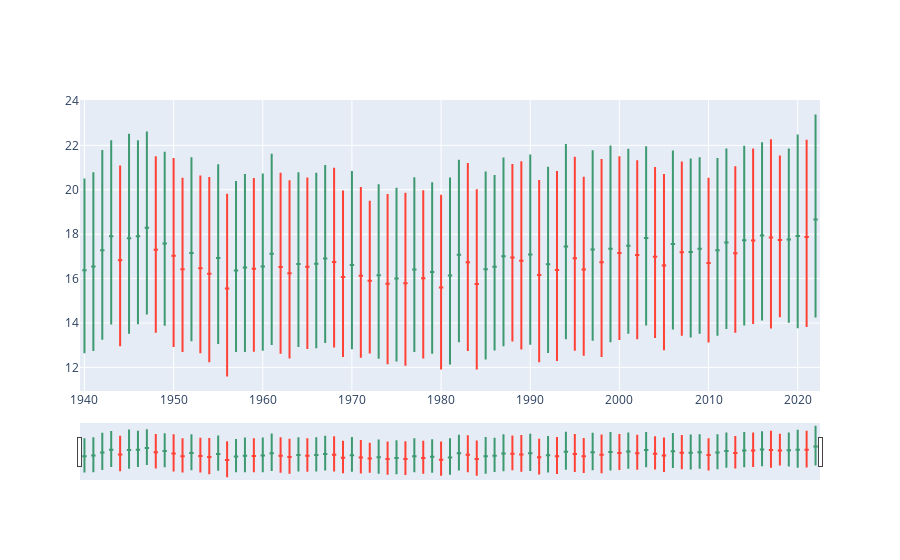

The code cell stored with this chart in its notebook:
### Code cell
import plotly.graph_objects as go
fig = go.Figure(data=[go.Candlestick(x=analysis_temp['years'],
                open=analysis_temp['avg_mean'],
                high=analysis_temp['avg_max'],
                low=analysis_temp['avg_min'],
                close=analysis_temp['avg_mean'])])

fig.show()
